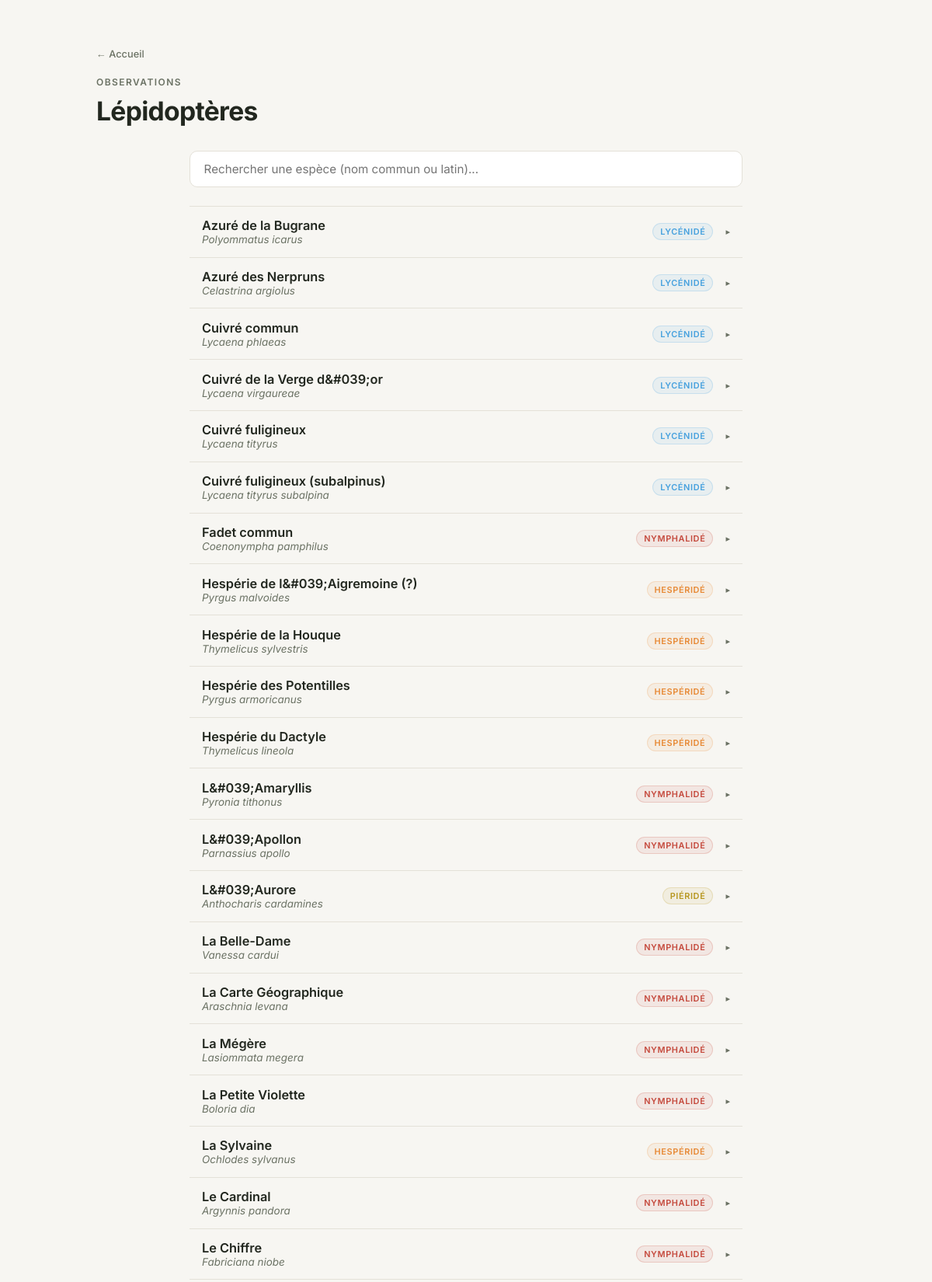
The page /lepido/lepido.php (upper part) on the database its author committed.
### tables this page shows
CREATE TABLE `lepido` (
  `id` int(11) NOT NULL,
  `nom` varchar(255) NOT NULL,
  `nom_latin` varchar(255) NOT NULL,
  `famille` varchar(255) NOT NULL,
  `rarete` varchar(255) NOT NULL,
  `repartition` text NOT NULL,
  `description` text NOT NULL,
  `premiere_obs` date DEFAULT NULL,
  `lien_inpn` varchar(255) NOT NULL,
  `image_path` varchar(255) NOT NULL,
  `image_path_min` varchar(255) NOT NULL,
  `date_obs` date DEFAULT NULL,
  `lieu_obs` varchar(255) NOT NULL
);

### _inc/functions.php (the view, shortened to what this page needs)
<?php
function e(?string $value): string
{
    return htmlspecialchars($value ?? '', ENT_QUOTES, 'UTF-8');
}
function e_attr(?string $value): string
{
    return htmlspecialchars($value ?? '', ENT_QUOTES, 'UTF-8');
}
function get_species(PDO $conn, string $table): array
{
    $stmt = $conn->query("SELECT * FROM `$table` ORDER BY nom");
    return $stmt->fetchAll();
}
function render_head(array $page): void
{
    $path = $page['path'];
    $depth = substr_count($path, '/');
    $prefix = $depth > 0 ? str_repeat('../', $depth) : '';
    $cssMain = $prefix . '_css/main.css';
    ?>
    <link rel="stylesheet" href="<?= e_attr($cssMain) ?>">
    <?php
}
function render_header(string $title, bool $isHome = false, string $breadcrumb = ''): void
{
    ?>
    <header class="site-header">
        <div class="container">
            <?php if (!$isHome): ?>
                <a href="<?= $isHome ? '' : '../' ?>index.php" class="home-link">&larr; Accueil</a>
            <?php endif; ?>
            <?php if ($breadcrumb !== ''): ?>
                <span class="breadcrumb"><?= e($breadcrumb) ?></span>
            <?php endif; ?>
            <h1><?= e($title) ?></h1>
        </div>
    </header>
    <?php
}
    ?>
    <?php
function render_species_list(array $rows, array $familyColors = [], bool $skipEmptyImage = false): void
{
    $defaultColor = '107, 114, 128';
    foreach ($rows as $row):
        $id = (int) $row['id'];
        $name = (string) $row['nom'];
        $nameLatin = (string) $row['nom_latin'];
        $famille = (string) $row['famille'];
        $tagColor = $familyColors[$famille] ?? $defaultColor;
        ?>
        <div id="espece-<?= $id ?>" class="species-item">
            <button type="button" class="species-row" onclick="toggleSpecies(this)" aria-expanded="false">
                <span class="name-group">
                    <span class="common-name"><?= e($name) ?></span>
                    <span class="scientific-name"><?= e($nameLatin) ?></span>
                </span>
                <span class="row-right">
                    <span class="family-tag" style="--tag-color: <?= e_attr($tagColor) ?>"><?= e($famille) ?></span>
                    <span class="arrow" aria-hidden="true">&#9656;</span>
                </span>
            </button>
        </div>
        <?php
    endforeach;
}

### lepido/lepido.php (shortened to what this page needs)
<?php
require_once __DIR__ . '/../_inc/config.php';
require_once __DIR__ . '/../_inc/functions.php';
$rows = get_species($conn, 'lepido');
$familyColors = [
    'Hespéridé'   => '230, 126, 34',
    'Papilionidé' => '155, 89, 182',
    'Piéridé'     => '176, 141, 10',
    'Riodinidé'   => '26, 188, 156',
    'Lycénidé'    => '52, 152, 219',
    'Nymphalidé'  => '192, 57, 43',
];
?>
<!DOCTYPE html>
<html lang="fr">
<head>
    <?php render_head([
        'title' => 'Lépidoptères — ' . SITE_NAME,
        'description' => 'Observations de lépidoptères (papillons de jour) de Lucas LAPLANCHE : espèces vues et photographiées, avec fiches INPN.',
        'path' => 'lepido/lepido.php',
    ]); ?>
</head>
<body>
    <?php render_header('Lépidoptères', false, 'Observations'); ?>
    <main class="container container-narrow">
        <div class="search-container">
            <input type="search" id="searchInput" placeholder="Rechercher une espèce (nom commun ou latin)..." oninput="filterSpecies()" aria-label="Rechercher une espèce">
        </div>
        <div class="species-list" id="speciesList">
            <?php render_species_list($rows, $familyColors); ?>
        </div>
    </main>
</body>
</html>

### _css/main.css (style rules this page uses)
* { margin:0;padding:0;box-sizing:border-box }
html { scroll-behavior:smooth }
body { font-family:"Inter",system-ui,sans-serif;background-color:#f7f6f2;color:#22271f;line-height:1.6;min-height:100vh;display:flex;flex-direction:column }
a { color:#3d6b35 }
.container { max-width:1000px;margin:0 auto;padding:0 1.5rem;width:100% }
.container-narrow { max-width:760px }
.site-header { padding:3.5rem 0 2rem }
.site-header h1 { font-size:2.1rem;font-weight:700;letter-spacing:-0.02em;line-height:1.15 }
.site-header .breadcrumb { display:block;font-size:.75rem;font-weight:600;text-transform:uppercase;letter-spacing:.12em;color:#6b7264;margin-bottom:.5rem }
.site-header .home-link { display:inline-block;font-size:.8rem;font-weight:500;text-decoration:none;color:#6b7264;margin-bottom:1rem }
main { flex:1;padding-bottom:4rem }
.search-container { margin-bottom:1.5rem }
#searchInput { width:100%;background:#fff;border:1px solid #e4e1d8;border-radius:10px;padding:.8rem 1.1rem;font-size:.95rem;font-family:inherit;color:#22271f;outline:none;transition:all .2s ease }
.species-list { border-top:1px solid #e4e1d8 }
.species-item { border-bottom:1px solid #e4e1d8 }
.species-row { width:100%;display:grid;grid-template-columns:1fr auto;align-items:center;gap:1rem;padding:.9rem 1rem;background:none;border:none;font-family:inherit;color:inherit;text-align:left;cursor:pointer;border-radius:6px;transition:all .2s ease }
.species-row .name-group { display:flex;flex-direction:column }
.species-row .name-group .common-name { font-weight:600;font-size:1.02rem }
.species-row .name-group .scientific-name { font-style:italic;font-size:.84rem;color:#6b7264 }
.species-row .row-right { display:flex;align-items:center;gap:1rem }
.species-row .family-tag { font-size:.68rem;font-weight:600;text-transform:uppercase;letter-spacing:.06em;color:rgba(var(--tag-color, 107, 114, 128), 0.9);background:rgba(var(--tag-color, 107, 114, 128), 0.08);border:1px solid rgba(var(--tag-color, 107, 114, 128), 0.18);padding:3px 9px;border-radius:999px;white-space:nowrap }
.species-row .arrow { font-size:.7rem;color:#6b7264;transition:all .2s ease }

### rows shown on the page
lepido: nom "Azuré de la Bugrane", nom_latin "Polyommatus icarus", famille "LYCÉNIDÉ"
lepido: nom "Azuré des Nerpruns", nom_latin "Celastrina argiolus", famille "LYCÉNIDÉ"
lepido: nom "Cuivré commun", nom_latin "Lycaena phlaeas", famille "LYCÉNIDÉ"
lepido: nom "Cuivré de la Verge d&#039;or", nom_latin "Lycaena virgaureae", famille "LYCÉNIDÉ"
lepido: nom "Cuivré fuligineux", nom_latin "Lycaena tityrus", famille "LYCÉNIDÉ"
lepido: nom "Cuivré fuligineux (subalpinus)", nom_latin "Lycaena tityrus subalpina", famille "LYCÉNIDÉ"
lepido: nom "Fadet commun", nom_latin "Coenonympha pamphilus", famille "NYMPHALIDÉ"
lepido: nom "Hespérie de l&#039;Aigremoine (?)", nom_latin "Pyrgus malvoides", famille "HESPÉRIDÉ"
lepido: nom "Hespérie de la Houque", nom_latin "Thymelicus sylvestris", famille "HESPÉRIDÉ"
lepido: nom "Hespérie des Potentilles", nom_latin "Pyrgus armoricanus", famille "HESPÉRIDÉ"
lepido: nom "Hespérie du Dactyle", nom_latin "Thymelicus lineola", famille "HESPÉRIDÉ"
lepido: nom "L&#039;Amaryllis", nom_latin "Pyronia tithonus", famille "NYMPHALIDÉ"
lepido: nom "L&#039;Apollon", nom_latin "Parnassius apollo", famille "NYMPHALIDÉ"
lepido: nom "L&#039;Aurore", nom_latin "Anthocharis cardamines", famille "PIÉRIDÉ"
lepido: nom "La Belle-Dame", nom_latin "Vanessa cardui", famille "NYMPHALIDÉ"
lepido: nom "La Carte Géographique", nom_latin "Araschnia levana", famille "NYMPHALIDÉ"
lepido: nom "La Mégère", nom_latin "Lasiommata megera", famille "NYMPHALIDÉ"
lepido: nom "La Petite Violette", nom_latin "Boloria dia", famille "NYMPHALIDÉ"
lepido: nom "La Sylvaine", nom_latin "Ochlodes sylvanus", famille "HESPÉRIDÉ"
lepido: nom "Le Cardinal", nom_latin "Argynnis pandora", famille "NYMPHALIDÉ"
lepido: nom "Le Chiffre", nom_latin "Fabriciana niobe", famille "NYMPHALIDÉ"

### other values the page prints
$breadcrumb "OBSERVATIONS"
$title "Lépidoptères"
